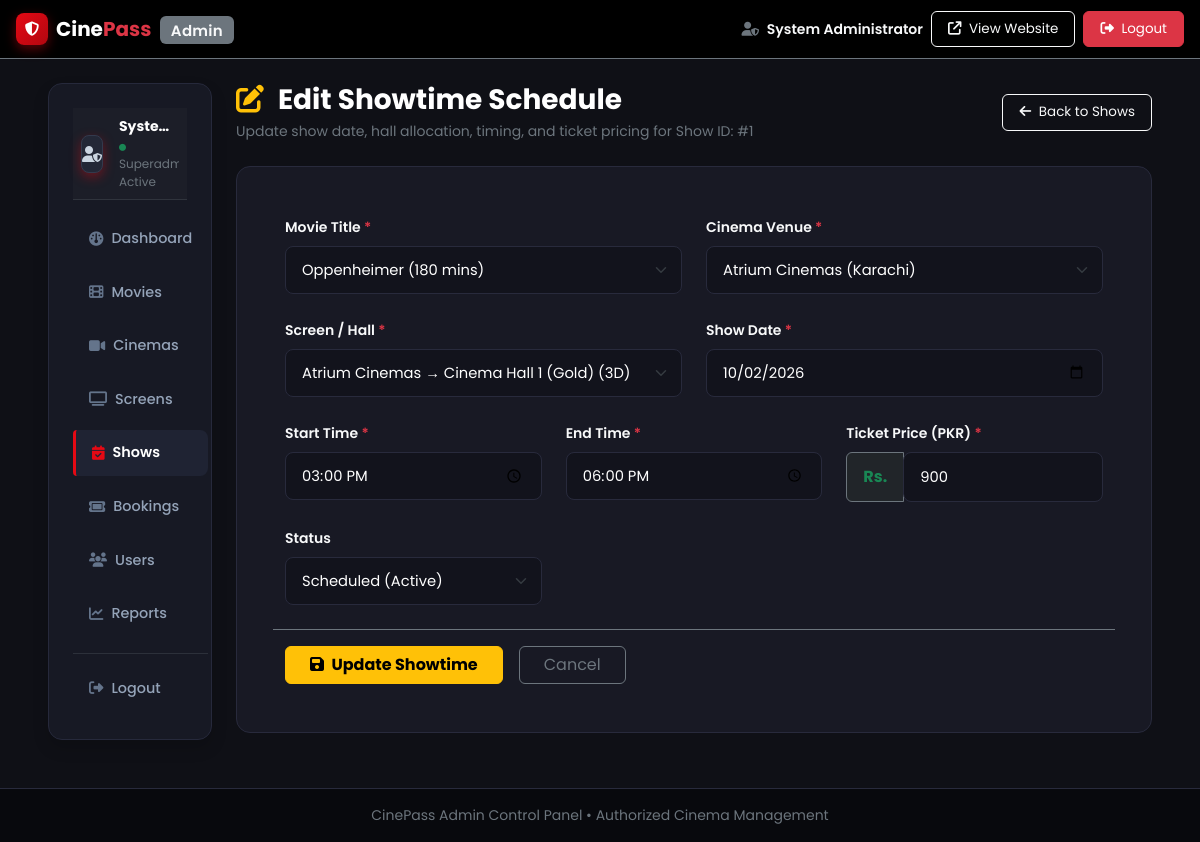
/admin/shows/edit.php?id=1 (signed in), run on the app's committed database.
### tables this page shows
CREATE TABLE `shows` (
    `id` INT AUTO_INCREMENT PRIMARY KEY,
    `movie_id` INT NOT NULL,
    `cinema_id` INT NOT NULL,
    `screen_id` INT NOT NULL,
    `show_date` DATE NOT NULL,
    `start_time` TIME NOT NULL,
    `end_time` TIME NOT NULL,
    `ticket_price` DECIMAL(10, 2) NOT NULL DEFAULT 800.00,
    `status` ENUM('scheduled', 'ongoing', 'completed', 'cancelled') DEFAULT 'scheduled',
    `created_at` TIMESTAMP DEFAULT CURRENT_TIMESTAMP,
    CONSTRAINT `fk_shows_movie`
        FOREIGN KEY (`movie_id`) REFERENCES `movies`(`id`)
        ON DELETE CASCADE ON UPDATE CASCADE,
    CONSTRAINT `fk_shows_cinema`
        FOREIGN KEY (`cinema_id`) REFERENCES `cinemas`(`id`)
        ON DELETE CASCADE ON UPDATE CASCADE,
    CONSTRAINT `fk_shows_screen`
        FOREIGN KEY (`screen_id`) REFERENCES `screens`(`id`)
        ON DELETE CASCADE ON UPDATE CASCADE,
    INDEX `idx_shows_date_status` (`show_date`, `status`)
);

CREATE TABLE `movies` (
    `id` INT AUTO_INCREMENT PRIMARY KEY,
    `title` VARCHAR(200) NOT NULL,
    `description` TEXT NOT NULL,
    `genre` VARCHAR(100) NOT NULL,
    `language` VARCHAR(50) NOT NULL DEFAULT 'English',
    `duration_minutes` INT NOT NULL,
    `release_date` DATE NOT NULL,
    `rating` DECIMAL(3, 1) DEFAULT 8.0,
    `poster_image` VARCHAR(255) NULL,
    `trailer_url` VARCHAR(255) NULL,
    `status` ENUM('now_showing', 'upcoming', 'archived') DEFAULT 'now_showing',
    `created_at` TIMESTAMP DEFAULT CURRENT_TIMESTAMP,
    INDEX `idx_movies_status` (`status`)
);

CREATE TABLE `cinemas` (
    `id` INT AUTO_INCREMENT PRIMARY KEY,
    `name` VARCHAR(150) NOT NULL,
    `city` VARCHAR(100) NOT NULL DEFAULT 'Karachi',
    `location` TEXT NOT NULL,
    `contact_number` VARCHAR(30) NOT NULL,
    `email` VARCHAR(150) NULL,
    `created_at` TIMESTAMP DEFAULT CURRENT_TIMESTAMP
);

CREATE TABLE `screens` (
    `id` INT AUTO_INCREMENT PRIMARY KEY,
    `cinema_id` INT NOT NULL,
    `screen_name` VARCHAR(100) NOT NULL,  
    `screen_type` ENUM('2D', '3D', 'IMAX', '4DX') DEFAULT '2D',
    `total_seats` INT NOT NULL DEFAULT 60,
    `rows_count` INT NOT NULL DEFAULT 6,
    `cols_count` INT NOT NULL DEFAULT 10,
    `created_at` TIMESTAMP DEFAULT CURRENT_TIMESTAMP,
    CONSTRAINT `fk_screens_cinema`
        FOREIGN KEY (`cinema_id`) REFERENCES `cinemas`(`id`)
        ON DELETE CASCADE ON UPDATE CASCADE,
    INDEX `idx_screens_cinema_id` (`cinema_id`)
);

### includes/functions.php (called while the page is built, shortened)
<?php
function url($path = '') {
    return BASE_URL . ltrim($path, '/');
}

### admin/shows/edit.php (the view, shortened to what this page needs)
<?php
require_once __DIR__ . '/../../includes/functions.php';
$showId = isset($_GET['id']) ? (int)$_GET['id'] : 0;
$db = getDB();
$stmt = $db->prepare("SELECT * FROM shows WHERE id = ? LIMIT 1");
$stmt->execute([$showId]);
$show = $stmt->fetch();
$movies = $db->query("SELECT id, title, duration_minutes FROM movies WHERE status != 'archived' ORDER BY title ASC")->fetchAll();
$cinemas = $db->query("SELECT id, name, city FROM cinemas ORDER BY name ASC")->fetchAll();
$screens = $db->query("SELECT s.id, s.screen_name, s.screen_type, s.cinema_id, c.name as cinema_name
                       FROM screens s
                       JOIN cinemas c ON s.cinema_id = c.id
                       ORDER BY c.name ASC, s.screen_name ASC")->fetchAll();
$movieId     = $show['movie_id'];
$cinemaId    = $show['cinema_id'];
$screenId    = $show['screen_id'];
$showDate    = $show['show_date'];
$startTime   = substr($show['start_time'], 0, 5);
$endTime     = substr($show['end_time'], 0, 5);
$ticketPrice = (float)$show['ticket_price'];
$status      = $show['status'];
require_once __DIR__ . '/../includes/header.php';
?>
<div class="container-fluid py-4 px-lg-5 flex-grow-1">
    <div class="row g-4">
        <div class="col-lg-3 col-xl-2">
            <?php require_once __DIR__ . '/../includes/sidebar.php'; ?>
        </div>
        <div class="col-lg-9 col-xl-10">
            <div class="d-flex justify-content-between align-items-center mb-4 flex-wrap gap-2">
                <div>
                    <h3 class="text-white fw-bold mb-1"><i class="fa-solid fa-pen-to-square text-warning me-2"></i> Edit Showtime Schedule</h3>
                    <p class="text-secondary small mb-0">Update show date, hall allocation, timing, and ticket pricing for Show ID: #<?= htmlspecialchars($showId) ?></p>
                </div>
                <div>
                    <a href="<?= url('admin/shows/index.php') ?>" class="btn btn-outline-light btn-sm">
                        <i class="fa-solid fa-arrow-left me-1"></i> Back to Shows
                    </a>
                </div>
            </div>
            <div class="cine-card p-4 p-md-5">
                <form action="<?= url('admin/shows/edit.php?id=' . $showId) ?>" method="POST">
                    <div class="row g-4">
                        <div class="col-md-6">
                            <label class="form-label text-light small fw-semibold">Movie Title <span class="text-danger">*</span></label>
                            <select name="movie_id" class="form-select cine-form-control" required>
                                <?php foreach ($movies as $m): ?>
                                    <option value="<?= $m['id'] ?>" <?= $movieId === (int)$m['id'] ? 'selected' : '' ?>>
                                        <?= htmlspecialchars($m['title']) ?> (<?= htmlspecialchars($m['duration_minutes']) ?> mins)
                                    </option>
                                <?php endforeach; ?>
                            </select>
                        </div>
                        <div class="col-md-6">
                            <label class="form-label text-light small fw-semibold">Cinema Venue <span class="text-danger">*</span></label>
                            <select name="cinema_id" class="form-select cine-form-control" required>
                                <?php foreach ($cinemas as $c): ?>
                                    <option value="<?= $c['id'] ?>" <?= $cinemaId === (int)$c['id'] ? 'selected' : '' ?>>
                                        <?= htmlspecialchars($c['name']) ?> (<?= htmlspecialchars($c['city']) ?>)
                                    </option>
                                <?php endforeach; ?>
                            </select>
                        </div>
                        <div class="col-md-6">
                            <label class="form-label text-light small fw-semibold">Screen / Hall <span class="text-danger">*</span></label>
                            <select name="screen_id" class="form-select cine-form-control" required>
                                <?php foreach ($screens as $sc): ?>
                                    <option value="<?= $sc['id'] ?>" <?= $screenId === (int)$sc['id'] ? 'selected' : '' ?>>
                                        <?= htmlspecialchars($sc['cinema_name']) ?> &rarr; <?= htmlspecialchars($sc['screen_name']) ?> (<?= htmlspecialchars($sc['screen_type']) ?>)
                                    </option>
                                <?php endforeach; ?>
                            </select>
                        </div>
                        <div class="col-md-6">
                            <label class="form-label text-light small fw-semibold">Show Date <span class="text-danger">*</span></label>
                            <input type="date" name="show_date" class="form-control cine-form-control" value="<?= htmlspecialchars($showDate) ?>" required>
                        </div>
                        <div class="col-md-4">
                            <label class="form-label text-light small fw-semibold">Start Time <span class="text-danger">*</span></label>
                            <input type="time" name="start_time" class="form-control cine-form-control" value="<?= htmlspecialchars($startTime) ?>" required>
                        </div>
                        <div class="col-md-4">
                            <label class="form-label text-light small fw-semibold">End Time <span class="text-danger">*</span></label>
                            <input type="time" name="end_time" class="form-control cine-form-control" value="<?= htmlspecialchars($endTime) ?>" required>
                        </div>
                        <div class="col-md-4">
                            <label class="form-label text-light small fw-semibold">Ticket Price (PKR) <span class="text-danger">*</span></label>
                            <div class="input-group">
                                <span class="input-group-text bg-dark border-secondary text-success fw-bold">Rs.</span>
                                <input type="number" step="10" name="ticket_price" class="form-control cine-form-control" value="<?= htmlspecialchars($ticketPrice) ?>" required min="100">
                            </div>
                        </div>
                        <div class="col-md-4">
                            <label class="form-label text-light small fw-semibold">Status</label>
                            <select name="status" class="form-select cine-form-control">
                                <option value="scheduled" <?= $status === 'scheduled' ? 'selected' : '' ?>>Scheduled (Active)</option>
                            </select>
                        </div>
                        <div class="col-12 pt-3 border-top border-secondary d-flex gap-3">
                            <button type="submit" class="btn btn-warning fw-bold px-4">
                                <i class="fa-solid fa-floppy-disk me-1"></i> Update Showtime
                            </button>
                            <a href="<?= url('admin/shows/index.php') ?>" class="btn btn-outline-secondary px-4">
                                Cancel
                            </a>
                        </div>
                    </div>
                </form>
            </div>
        </div>
    </div>
</div>
<?php require_once __DIR__ . '/../includes/footer.php'; ?>

### assets/css/style.css (style rules this page uses)
:root { --cine-bg: #0f1016; --cine-dark: #0a0b0e; --cine-card-bg: #181924; --cine-card-hover: #1f2030; --cine-card-border: #282a3c; --cine-primary: #e50914; --cine-primary-hover: #f40612; --cine-accent: #f5c518; --cine-text: #f0f2f5; --cine-text-muted: #9ca3af; --cine-nav-bg: rgba(15, 16, 22, 0.95); }
body.cine-body { background-color: var(--cine-bg); color: var(--cine-text); font-family: 'Poppins', sans-serif; min-height: 100vh; display: flex; flex-direction: column; }
.cine-card { background-color: var(--cine-card-bg); border: 1px solid var(--cine-card-border); border-radius: 14px; transition: transform 0.28s cubic-bezier(0.4, 0, 0.2, 1), border-color 0.28s ease, box-shadow 0.28s ease; overflow: hidden; }
.cine-form-control { background-color: #12131c !important; border: 1px solid var(--cine-card-border) !important; color: #ffffff !important; border-radius: 8px; padding: 0.75rem 1rem; transition: border-color 0.2s ease, box-shadow 0.2s ease; }
.cine-form-control::placeholder { color: #6c757d; }
.cine-form-control, .form-control, .form-select { padding: 0.75rem 1rem !important; font-size: 0.92rem; border-radius: 8px !important; }
.input-group-text { padding: 0.75rem 1rem !important; }
.btn-sm { padding: 0.45rem 1rem !important; font-size: 0.84rem; border-radius: 6px; }
.cine-card { border-radius: 14px; }

### assets/css/admin.css (style rules this page uses)
:root { --admin-bg: #0b0c10; --admin-surface: #12141d; --admin-card: #171924; --admin-card-hover: #1e202f; --admin-border: #26293b; --admin-accent-gold: #f5c518; --admin-accent-gold-dark: #d49a00; --admin-accent-red: #e50914; --admin-accent-blue: #3b82f6; --admin-accent-green: #10b981; --admin-sidebar-width: 250px; }

### assets/css/responsive.css (style rules this page uses)
html { -webkit-text-size-adjust: 100%; }

### data on the page
shows: movie_id "Oppenheimer (180 mins)", cinema_id "Atrium Cinemas (Karachi)", screen_id "Atrium Cinemas → Cinema Hall 1 (Gold) (3D)", show_date "10/02/2026", start_time "15:00", end_time "18:00", ticket_price "900", status "Scheduled (Active)"

### other printed values
$_SESSION['admin_name'] "System Administrator"
$_SESSION['admin_name'] "Syste…"
$showId "1"
